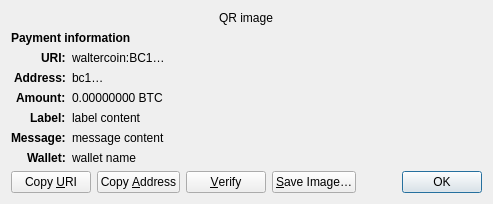
<?xml version="1.0" encoding="UTF-8"?>
<ui version="4.0">
 <class>ReceiveRequestDialog</class>
 <widget class="QDialog" name="ReceiveRequestDialog">
  <property name="geometry">
   <rect>
    <x>0</x>
    <y>0</y>
    <width>413</width>
    <height>229</height>
   </rect>
  </property>
  <property name="windowTitle">
   <string>Request payment to …</string>
  </property>
  <layout class="QGridLayout" name="gridLayout" columnstretch="0,1">
   <property name="sizeConstraint">
    <enum>QLayout::SetFixedSize</enum>
   </property>
   <item row="0" column="0" colspan="2" alignment="Qt::AlignHCenter">
    <widget class="QRImageWidget" name="qr_code">
     <property name="text">
      <string notr="true">QR image</string>
     </property>
     <property name="textInteractionFlags">
      <set>Qt::NoTextInteraction</set>
     </property>
    </widget>
   </item>
   <item row="1" column="0" colspan="2">
    <widget class="QLabel" name="payment_header">
     <property name="font">
      <font>
       <weight>75</weight>
       <bold>true</bold>
      </font>
     </property>
     <property name="text">
      <string>Payment information</string>
     </property>
     <property name="textInteractionFlags">
      <set>Qt::NoTextInteraction</set>
     </property>
    </widget>
   </item>
   <item row="2" column="0" alignment="Qt::AlignRight|Qt::AlignTop">
    <widget class="QLabel" name="uri_tag">
     <property name="font">
      <font>
       <weight>75</weight>
       <bold>true</bold>
      </font>
     </property>
     <property name="text">
      <string notr="true">URI:</string>
     </property>
     <property name="textFormat">
      <enum>Qt::PlainText</enum>
     </property>
     <property name="textInteractionFlags">
      <set>Qt::NoTextInteraction</set>
     </property>
    </widget>
   </item>
   <item row="2" column="1" alignment="Qt::AlignTop">
    <widget class="QLabel" name="uri_content">
     <property name="text">
      <string notr="true">waltercoin:BC1…</string>
     </property>
     <property name="textFormat">
      <enum>Qt::RichText</enum>
     </property>
     <property name="wordWrap">
      <bool>true</bool>
     </property>
     <property name="textInteractionFlags">
      <set>Qt::TextSelectableByMouse</set>
     </property>
    </widget>
   </item>
   <item row="3" column="0" alignment="Qt::AlignRight|Qt::AlignTop">
    <widget class="QLabel" name="address_tag">
     <property name="font">
      <font>
       <weight>75</weight>
       <bold>true</bold>
      </font>
     </property>
     <property name="text">
      <string>Address:</string>
     </property>
     <property name="textInteractionFlags">
      <set>Qt::NoTextInteraction</set>
     </property>
    </widget>
   </item>
   <item row="3" column="1" alignment="Qt::AlignTop">
    <widget class="QLabel" name="address_content">
     <property name="text">
      <string notr="true">bc1…</string>
     </property>
     <property name="textFormat">
      <enum>Qt::PlainText</enum>
     </property>
     <property name="textInteractionFlags">
      <set>Qt::TextSelectableByMouse</set>
     </property>
    </widget>
   </item>
   <item row="4" column="0" alignment="Qt::AlignRight|Qt::AlignTop">
    <widget class="QLabel" name="amount_tag">
     <property name="font">
      <font>
       <weight>75</weight>
       <bold>true</bold>
      </font>
     </property>
     <property name="text">
      <string>Amount:</string>
     </property>
     <property name="textInteractionFlags">
      <set>Qt::NoTextInteraction</set>
     </property>
    </widget>
   </item>
   <item row="4" column="1" alignment="Qt::AlignTop">
    <widget class="QLabel" name="amount_content">
     <property name="text">
      <string notr="true">0.00000000 BTC</string>
     </property>
     <property name="textFormat">
      <enum>Qt::PlainText</enum>
     </property>
     <property name="textInteractionFlags">
      <set>Qt::TextSelectableByMouse</set>
     </property>
    </widget>
   </item>
   <item row="5" column="0" alignment="Qt::AlignRight|Qt::AlignTop">
    <widget class="QLabel" name="label_tag">
     <property name="font">
      <font>
       <weight>75</weight>
       <bold>true</bold>
      </font>
     </property>
     <property name="text">
      <string>Label:</string>
     </property>
     <property name="textInteractionFlags">
      <set>Qt::NoTextInteraction</set>
     </property>
    </widget>
   </item>
   <item row="5" column="1" alignment="Qt::AlignTop">
    <widget class="QLabel" name="label_content">
     <property name="text">
      <string notr="true">label content</string>
     </property>
     <property name="textFormat">
      <enum>Qt::PlainText</enum>
     </property>
     <property name="wordWrap">
      <bool>true</bool>
     </property>
     <property name="textInteractionFlags">
      <set>Qt::TextSelectableByMouse</set>
     </property>
    </widget>
   </item>
   <item row="6" column="0" alignment="Qt::AlignRight|Qt::AlignTop">
    <widget class="QLabel" name="message_tag">
     <property name="font">
      <font>
       <weight>75</weight>
       <bold>true</bold>
      </font>
     </property>
     <property name="text">
      <string>Message:</string>
     </property>
     <property name="textInteractionFlags">
      <set>Qt::NoTextInteraction</set>
     </property>
    </widget>
   </item>
   <item row="6" column="1" alignment="Qt::AlignTop">
    <widget class="QLabel" name="message_content">
     <property name="text">
      <string notr="true">message content</string>
     </property>
     <property name="textFormat">
      <enum>Qt::PlainText</enum>
     </property>
     <property name="wordWrap">
      <bool>true</bool>
     </property>
     <property name="textInteractionFlags">
      <set>Qt::TextSelectableByMouse</set>
     </property>
    </widget>
   </item>
   <item row="7" column="0" alignment="Qt::AlignRight|Qt::AlignTop">
    <widget class="QLabel" name="wallet_tag">
     <property name="font">
      <font>
       <weight>75</weight>
       <bold>true</bold>
      </font>
     </property>
     <property name="text">
      <string>Wallet:</string>
     </property>
     <property name="textInteractionFlags">
      <set>Qt::NoTextInteraction</set>
     </property>
    </widget>
   </item>
   <item row="7" column="1" alignment="Qt::AlignTop">
    <widget class="QLabel" name="wallet_content">
     <property name="text">
      <string notr="true">wallet name</string>
     </property>
     <property name="textFormat">
      <enum>Qt::PlainText</enum>
     </property>
     <property name="wordWrap">
      <bool>true</bool>
     </property>
     <property name="textInteractionFlags">
      <set>Qt::TextSelectableByMouse</set>
     </property>
    </widget>
   </item>
   <item row="8" column="0" colspan="2">
    <layout class="QHBoxLayout" name="horizontalLayout">
     <item>
      <widget class="QPushButton" name="btnCopyURI">
       <property name="text">
        <string>Copy &amp;URI</string>
       </property>
       <property name="autoDefault">
        <bool>false</bool>
       </property>
      </widget>
     </item>
     <item>
      <widget class="QPushButton" name="btnCopyAddress">
       <property name="text">
        <string>Copy &amp;Address</string>
       </property>
       <property name="autoDefault">
        <bool>false</bool>
       </property>
      </widget>
     </item>
     <item>
      <widget class="QPushButton" name="btnVerify">
       <property name="text">
        <string>&amp;Verify</string>
       </property>
       <property name="toolTip">
        <string>Verify this address on e.g. a hardware wallet screen</string>
       </property>
       <property name="autoDefault">
        <bool>false</bool>
       </property>
      </widget>
     </item>
     <item>
      <widget class="QPushButton" name="btnSaveAs">
       <property name="text">
        <string>&amp;Save Image…</string>
       </property>
       <property name="autoDefault">
        <bool>false</bool>
       </property>
      </widget>
     </item>
     <item>
      <spacer name="horizontalSpacer_2">
       <property name="orientation">
        <enum>Qt::Horizontal</enum>
       </property>
       <property name="sizeHint" stdset="0">
        <size>
         <width>40</width>
         <height>20</height>
        </size>
       </property>
      </spacer>
     </item>
     <item>
      <widget class="QDialogButtonBox" name="buttonBox">
       <property name="focusPolicy">
        <enum>Qt::StrongFocus</enum>
       </property>
       <property name="standardButtons">
        <set>QDialogButtonBox::Ok</set>
       </property>
      </widget>
     </item>
    </layout>
   </item>
  </layout>
 </widget>
 <customwidgets>
  <customwidget>
   <class>QRImageWidget</class>
   <extends>QLabel</extends>
   <header>qt/qrimagewidget.h</header>
  </customwidget>
 </customwidgets>
 <tabstops>
  <tabstop>buttonBox</tabstop>
  <tabstop>btnCopyURI</tabstop>
  <tabstop>btnCopyAddress</tabstop>
  <tabstop>btnSaveAs</tabstop>
 </tabstops>
 <resources/>
 <connections>
  <connection>
   <sender>buttonBox</sender>
   <signal>accepted()</signal>
   <receiver>ReceiveRequestDialog</receiver>
   <slot>accept()</slot>
   <hints>
    <hint type="sourcelabel">
     <x>135</x>
     <y>230</y>
    </hint>
    <hint type="destinationlabel">
     <x>135</x>
     <y>126</y>
    </hint>
   </hints>
  </connection>
 </connections>
</ui>
